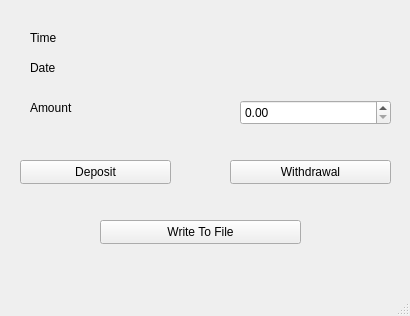
<?xml version="1.0" encoding="UTF-8"?>
<ui version="4.0">
 <class>BankingTransactions</class>
 <widget class="QMainWindow" name="BankingTransactions">
  <property name="geometry">
   <rect>
    <x>0</x>
    <y>0</y>
    <width>410</width>
    <height>316</height>
   </rect>
  </property>
  <property name="windowTitle">
   <string>BankingTransactions</string>
  </property>
  <widget class="QWidget" name="centralwidget">
   <widget class="QLabel" name="label">
    <property name="geometry">
     <rect>
      <x>30</x>
      <y>60</y>
      <width>91</width>
      <height>16</height>
     </rect>
    </property>
    <property name="text">
     <string>Date</string>
    </property>
   </widget>
   <widget class="QLabel" name="label_2">
    <property name="geometry">
     <rect>
      <x>30</x>
      <y>100</y>
      <width>91</width>
      <height>16</height>
     </rect>
    </property>
    <property name="text">
     <string>Amount</string>
    </property>
   </widget>
   <widget class="QDoubleSpinBox" name="doubleSpinBox">
    <property name="geometry">
     <rect>
      <x>240</x>
      <y>100</y>
      <width>151</width>
      <height>25</height>
     </rect>
    </property>
    <property name="maximum">
     <double>9999.989999999999782</double>
    </property>
   </widget>
   <widget class="QPushButton" name="tofileButton">
    <property name="geometry">
     <rect>
      <x>100</x>
      <y>220</y>
      <width>201</width>
      <height>24</height>
     </rect>
    </property>
    <property name="text">
     <string>Write To File</string>
    </property>
   </widget>
   <widget class="QLabel" name="dateLabel">
    <property name="geometry">
     <rect>
      <x>240</x>
      <y>60</y>
      <width>151</width>
      <height>16</height>
     </rect>
    </property>
    <property name="text">
     <string/>
    </property>
   </widget>
   <widget class="QLabel" name="label_5">
    <property name="geometry">
     <rect>
      <x>30</x>
      <y>30</y>
      <width>60</width>
      <height>16</height>
     </rect>
    </property>
    <property name="text">
     <string>Time</string>
    </property>
   </widget>
   <widget class="QLabel" name="timeLabel">
    <property name="geometry">
     <rect>
      <x>240</x>
      <y>30</y>
      <width>141</width>
      <height>16</height>
     </rect>
    </property>
    <property name="text">
     <string/>
    </property>
   </widget>
   <widget class="QPushButton" name="depositButton">
    <property name="geometry">
     <rect>
      <x>20</x>
      <y>160</y>
      <width>151</width>
      <height>24</height>
     </rect>
    </property>
    <property name="text">
     <string>Deposit</string>
    </property>
   </widget>
   <widget class="QPushButton" name="withdrawalButton">
    <property name="geometry">
     <rect>
      <x>230</x>
      <y>160</y>
      <width>161</width>
      <height>24</height>
     </rect>
    </property>
    <property name="text">
     <string>Withdrawal</string>
    </property>
   </widget>
  </widget>
  <widget class="QMenuBar" name="menubar">
   <property name="geometry">
    <rect>
     <x>0</x>
     <y>0</y>
     <width>410</width>
     <height>21</height>
    </rect>
   </property>
  </widget>
  <widget class="QStatusBar" name="statusbar"/>
 </widget>
 <resources/>
 <connections/>
</ui>
